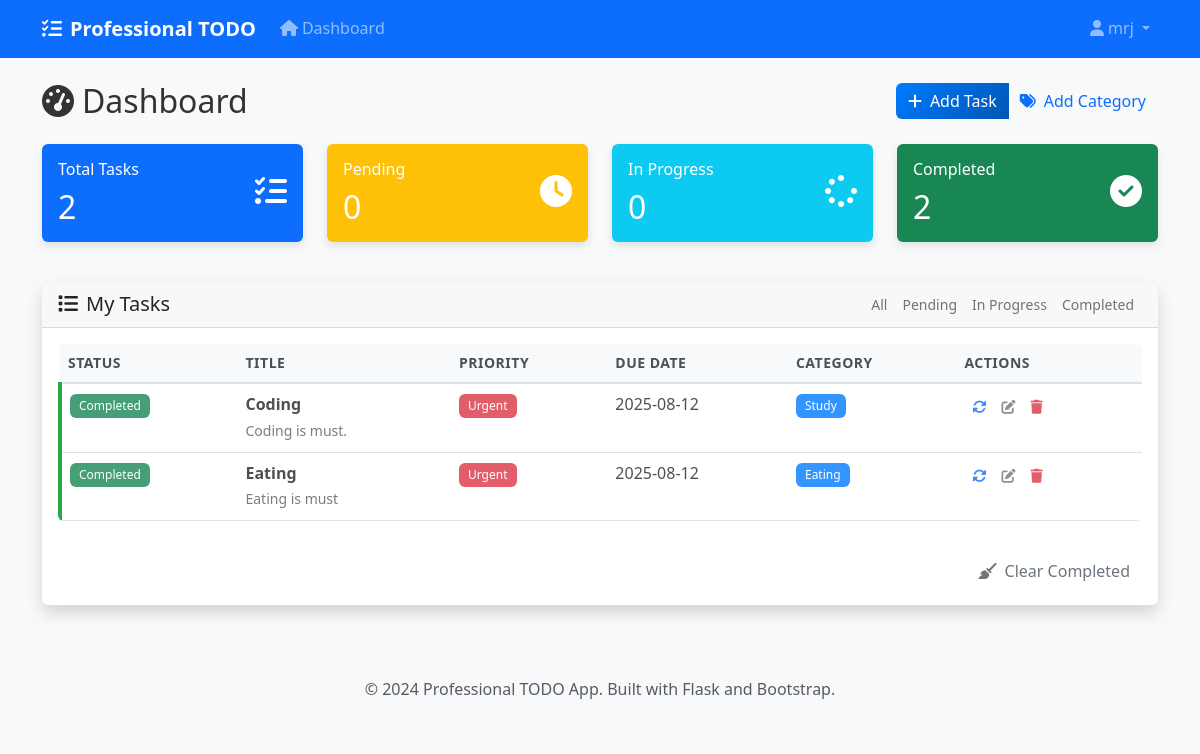
/tasks/dashboard (signed in), run on an earlier commit of the app's database.
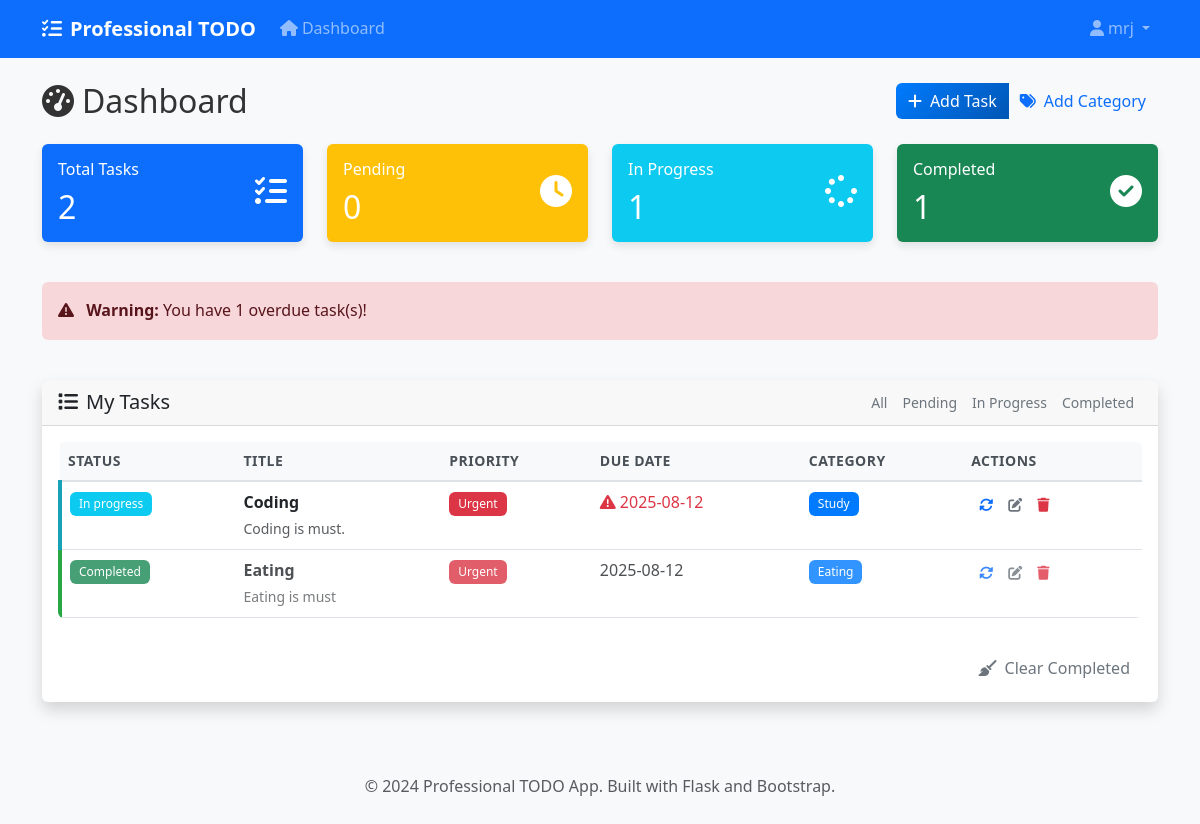
And on a later commit of the database.
### app/models.py (models this page shows, shortened)
class User(UserMixin, db.Model):
    id = db.Column(db.Integer, primary_key=True)
    username = db.Column(db.String(80), unique=True, nullable=False)
    email = db.Column(db.String(120), unique=True, nullable=False)
    password_hash = db.Column(db.String(255), nullable=False)
    first_name = db.Column(db.String(50))
    last_name = db.Column(db.String(50))
    is_active = db.Column(db.Boolean, default=True)
    created_at = db.Column(db.DateTime, default=lambda: datetime.now(timezone.utc))
    last_login = db.Column(db.DateTime)
    tasks = db.relationship('Task', backref='user', lazy=True, cascade='all, delete-orphan')

class Task(db.Model):
    id = db.Column(db.Integer, primary_key=True)
    title = db.Column(db.String(200), nullable=False)
    description = db.Column(db.Text)
    status = db.Column(db.String(20), default='pending', nullable=False)
    priority = db.Column(db.String(20), default='medium', nullable=False)
    due_date = db.Column(db.DateTime)
    created_at = db.Column(db.DateTime, default=lambda: datetime.now(timezone.utc))
    updated_at = db.Column(db.DateTime, default=lambda: datetime.now(timezone.utc), onupdate=lambda: datetime.now(timezone.utc))
    completed_at = db.Column(db.DateTime)
    user_id = db.Column(db.Integer, db.ForeignKey('user.id'), nullable=False)
    category_id = db.Column(db.Integer, db.ForeignKey('task_category.id'), nullable=True)
    STATUS_CHOICES = ['pending', 'in_progress', 'completed', 'cancelled']
    PRIORITY_CHOICES = ['low', 'medium', 'high', 'urgent']

class TaskCategory(db.Model):
    id = db.Column(db.Integer, primary_key=True)
    name = db.Column(db.String(50), nullable=False)
    color = db.Column(db.String(7), default='#007bff')  # Hex color
    user_id = db.Column(db.Integer, db.ForeignKey('user.id'), nullable=False)
    created_at = db.Column(db.DateTime, default=datetime.utcnow)
    tasks = db.relationship('Task', backref='category', lazy=True)

### app/routes/tasks.py (the view)
@tasks_bp.route('/')
@tasks_bp.route('/dashboard')
@login_required
def dashboard():
    tasks = Task.query.filter_by(user_id=current_user.id).order_by(Task.created_at.desc()).all()
    total_tasks = len(tasks)
    pending_tasks = len([t for t in tasks if t.status == 'pending'])
    in_progress_tasks = len([t for t in tasks if t.status == 'in_progress'])
    completed_tasks = len([t for t in tasks if t.status == 'completed'])
    overdue_tasks = [
        t for t in tasks
        if t.due_date and t.due_date < datetime.utcnow() and t.status != 'completed'
    ]
    categories = TaskCategory.query.filter_by(user_id=current_user.id).all()
    return render_template(
        'tasks/dashboard.html',
        tasks=tasks,
        categories=categories,
        total_tasks=total_tasks,
        pending_tasks=pending_tasks,
        in_progress_tasks=in_progress_tasks,
        completed_tasks=completed_tasks,
        overdue_tasks=overdue_tasks,
        now=datetime.utcnow()
    )

### app/models.py (called while the page is built)
@login_manager.user_loader
def load_user(user_id):
    return User.query.get(int(user_id))

### run.py (called while the page is built)
@app.context_processor
def inject_now():
    from datetime import datetime
    return {'now': datetime.utcnow()}

### app/templates/tasks/dashboard.html (shortened to what this page needs)
{% extends "base.html" %}
{% block content %}
<div class="row mb-4">
    <div class="col-12">
        <div class="d-flex justify-content-between align-items-center">
            <h1 class="h2 mb-0">
                <i class="fas fa-tachometer-alt me-2"></i>Dashboard
            </h1>
            <div class="btn-group" role="group">
                <button class="btn btn-primary" data-bs-toggle="modal" data-bs-target="#addTaskModal">
                    <i class="fas fa-plus me-2"></i>Add Task
                </button>
                <button class="btn btn-outline-primary" data-bs-toggle="modal" data-bs-target="#addCategoryModal">
                    <i class="fas fa-tags me-2"></i>Add Category
                </button>
            </div>
        </div>
    </div>
</div>
<div class="row mb-4">
    <div class="col-md-3 mb-3">
        <div class="card bg-primary text-white">
            <div class="card-body">
                <div class="d-flex justify-content-between">
                    <div>
                        <h6 class="card-title">Total Tasks</h6>
                        <h2 class="mb-0">{{ total_tasks }}</h2>
                    </div>
                    <div class="align-self-center">
                        <i class="fas fa-tasks fa-2x"></i>
                    </div>
                </div>
            </div>
        </div>
    </div>
    <div class="col-md-3 mb-3">
        <div class="card bg-warning text-white">
            <div class="card-body">
                <div class="d-flex justify-content-between">
                    <div>
                        <h6 class="card-title">Pending</h6>
                        <h2 class="mb-0">{{ pending_tasks }}</h2>
                    </div>
                    <div class="align-self-center">
                        <i class="fas fa-clock fa-2x"></i>
                    </div>
                </div>
            </div>
        </div>
    </div>
    <div class="col-md-3 mb-3">
        <div class="card bg-info text-white">
            <div class="card-body">
                <div class="d-flex justify-content-between">
                    <div>
                        <h6 class="card-title">In Progress</h6>
                        <h2 class="mb-0">{{ in_progress_tasks }}</h2>
                    </div>
                    <div class="align-self-center">
                        <i class="fas fa-spinner fa-2x"></i>
                    </div>
                </div>
            </div>
        </div>
    </div>
    <div class="col-md-3 mb-3">
        <div class="card bg-success text-white">
            <div class="card-body">
                <div class="d-flex justify-content-between">
                    <div>
                        <h6 class="card-title">Completed</h6>
                        <h2 class="mb-0">{{ completed_tasks }}</h2>
                    </div>
                    <div class="align-self-center">
                        <i class="fas fa-check-circle fa-2x"></i>
                    </div>
                </div>
            </div>
        </div>
    </div>
</div>
{% if overdue_tasks %}
<div class="row mb-4">
    <div class="col-12">
        <div class="alert alert-danger" role="alert">
            <i class="fas fa-exclamation-triangle me-2"></i>
            <strong>Warning:</strong> You have {{ overdue_tasks|length }} overdue task(s)!
        </div>
    </div>
</div>
{% endif %}
<div class="row">
    <div class="col-12">
        <div class="card shadow">
            <div class="card-header">
                <div class="d-flex justify-content-between align-items-center">
                    <h5 class="mb-0">
                        <i class="fas fa-list me-2"></i>My Tasks
                    </h5>
                    <div class="btn-group" role="group">
                        <button type="button" class="btn btn-outline-secondary btn-sm" onclick="filterTasks('all')">All</button>
                        <button type="button" class="btn btn-outline-secondary btn-sm" onclick="filterTasks('pending')">Pending</button>
                        <button type="button" class="btn btn-outline-secondary btn-sm" onclick="filterTasks('in_progress')">In Progress</button>
                        <button type="button" class="btn btn-outline-secondary btn-sm" onclick="filterTasks('completed')">Completed</button>
                    </div>
                </div>
            </div>
            <div class="card-body">
                {% if tasks %}
                <div class="table-responsive">
                    <table class="table table-hover">
                        <thead>
                            <tr>
                                <th>Status</th>
                                <th>Title</th>
                                <th>Priority</th>
                                <th>Due Date</th>
                                <th>Category</th>
                                <th>Actions</th>
                            </tr>
                        </thead>
                        <tbody>
                            {% for task in tasks %}
                            <tr class="task-row" data-status="{{ task.status }}">
                                <td>
                                    <span class="badge bg-{{ 'success' if task.status == 'completed' else 'warning' if task.status == 'pending' else 'info' }}">
                                        {{ task.status|title|replace('_', ' ') }}
                                    </span>
                                </td>
                                <td>
                                    <strong>{{ task.title }}</strong>
                                    {% if task.description %}
                                    <br><small class="text-muted">{{ task.description[:50] }}{% if task.description|length > 50 %}...{% endif %}</small>
                                    {% endif %}
                                </td>
                                <td>
                                    <span class="badge bg-{{ 'danger' if task.priority == 'urgent' else 'warning' if task.priority == 'high' else 'info' if task.priority == 'medium' else 'secondary' }}">
                                        {{ task.priority|title }}
                                    </span>
                                </td>
                                <td>
                                    {% if task.due_date %}
                                        {% if task.due_date < now and task.status != 'completed' %}
                                            <span class="text-danger">
                                                <i class="fas fa-exclamation-triangle me-1"></i>{{ task.due_date.strftime('%Y-%m-%d') }}
                                            </span>
                                        {% else %}
                                            {{ task.due_date.strftime('%Y-%m-%d') }}
                                        {% endif %}
                                    {% else %}
                                        <span class="text-muted">No due date</span>
                                    {% endif %}
                                </td>
                                <td>
                                    {% if task.category %}
                                        <span class="badge" style="background-color: {{ task.category.color }}; color: white;">
                                            {{ task.category.name }}
                                        </span>
                                    {% else %}
                                        <span class="text-muted">No category</span>
                                    {% endif %}
                                </td>
                                <td>
                                    <div class="btn-group btn-group-sm" role="group">
                                        <button class="btn btn-outline-primary" onclick="toggleTask({{ task.id }})">
                                            <i class="fas fa-sync-alt"></i>
                                        </button>
                                        <a href="{{ url_for('tasks.edit_task', task_id=task.id) }}" class="btn btn-outline-secondary">
                                            <i class="fas fa-edit"></i>
                                        </a>
                                        <button class="btn btn-outline-danger" onclick="deleteTask({{ task.id }})">
                                            <i class="fas fa-trash"></i>
                                        </button>
                                    </div>
                                </td>
                            </tr>
                            {% endfor %}
                        </tbody>
                    </table>
                </div>
                <div class="text-end mt-3">
                    <form method="POST" action="{{ url_for('tasks.clear_completed') }}" style="display: inline;">
                        <button type="submit" class="btn btn-outline-secondary" onclick="return confirm('Are you sure you want to clear all completed tasks?')">
                            <i class="fas fa-broom me-2"></i>Clear Completed
                        </button>
                    </form>
                </div>
                {% endif %}
            </div>
        </div>
    </div>
</div>
{% endblock %}

### app/templates/base.html (shortened to what this page needs)
<!DOCTYPE html>
<html lang="en">
<head>
    <link href="https://cdn.jsdelivr.net/npm/bootstrap@5.3.0/dist/css/bootstrap.min.css" rel="stylesheet">
    <link rel="stylesheet" href="https://cdnjs.cloudflare.com/ajax/libs/font-awesome/6.4.0/css/all.min.css">
    <link rel="stylesheet" href="{{ url_for('static', filename='css/style.css') }}">
</head>
<body>
    {% if current_user.is_authenticated %}
    <nav class="navbar navbar-expand-lg navbar-dark bg-primary">
        <div class="container">
            <a class="navbar-brand" href="{{ url_for('tasks.dashboard') }}">
                <i class="fas fa-tasks me-2"></i>Professional TODO
            </a>
            <div class="collapse navbar-collapse" id="navbarNav">
                <ul class="navbar-nav me-auto">
                    <li class="nav-item">
                        <a class="nav-link" href="{{ url_for('tasks.dashboard') }}">
                            <i class="fas fa-home me-1"></i>Dashboard
                        </a>
                    </li>
                </ul>
                <ul class="navbar-nav">
                    <li class="nav-item dropdown">
                        <a class="nav-link dropdown-toggle" href="#" id="navbarDropdown" role="button" data-bs-toggle="dropdown">
                            <i class="fas fa-user me-1"></i>{{ current_user.username }}
                        </a>
                    </li>
                </ul>
            </div>
        </div>
    </nav>
    {% endif %}
    <main class="container my-4">
        {% block content %}{% endblock %}
    </main>
    <footer class="bg-light py-4 mt-5">
        <div class="container text-center">
            <p class="text-muted mb-0">
                &copy; 2024 Professional TODO App. Built with Flask and Bootstrap.
            </p>
        </div>
    </footer>
</body>
</html>

### app/static/css/style.css (style rules this page uses)
:root { --primary-color: #007bff; --secondary-color: #6c757d; --success-color: #28a745; --danger-color: #dc3545; --warning-color: #ffc107; --info-color: #17a2b8; --light-color: #f8f9fa; --dark-color: #343a40; --border-radius: 0.375rem; --box-shadow: 0 0.125rem 0.25rem rgba(0, 0, 0, 0.075); --transition: all 0.15s ease-in-out; }
body { font-family: 'Segoe UI', Tahoma, Geneva, Verdana, sans-serif; background-color: #f8f9fa; color: #333; line-height: 1.6; }
.navbar-brand { font-weight: 600; font-size: 1.25rem; }
.navbar-nav .nav-link { font-weight: 500; transition: var(--transition); }
.card { border: none; border-radius: var(--border-radius); box-shadow: var(--box-shadow); transition: var(--transition); }
.card-header { border-bottom: 1px solid rgba(0, 0, 0, 0.125); font-weight: 600; }
.card.bg-primary, .card.bg-success, .card.bg-warning, .card.bg-info { border: none; box-shadow: 0 0.25rem 0.5rem rgba(0, 0, 0, 0.1); }
.btn { border-radius: var(--border-radius); font-weight: 500; transition: var(--transition); border: none; }
.btn-primary { background: linear-gradient(135deg, #007bff, #0056b3); }
.table { border-radius: var(--border-radius); overflow: hidden; }
.table thead th { background-color: #f8f9fa; border-bottom: 2px solid #dee2e6; font-weight: 600; color: #495057; text-transform: uppercase; font-size: 0.875rem; letter-spacing: 0.5px; }
.table tbody tr { transition: var(--transition); }
.badge { font-weight: 500; padding: 0.5em 0.75em; border-radius: 0.375rem; }
.alert { border: none; border-radius: var(--border-radius); font-weight: 500; }
.task-row[data-status="in_progress"] { border-left: 4px solid var(--info-color); }
.task-row[data-status="completed"] { border-left: 4px solid var(--success-color); opacity: 0.8; }

What changed in the data, as far as the page shows it:
changed Task "Coding": status "Completed" → "In progress"
Also different on the page:
{{ in_progress_tasks }}: "0" → "1"
{{ completed_tasks }}: "2" → "1"
{{ overdue_tasks|length }}: (not shown) → "1"
text now shown: "Warning: You have overdue task(s)!"
